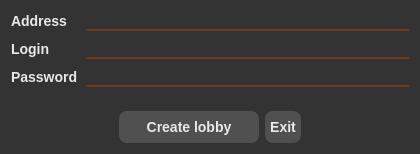
<?xml version="1.0" encoding="UTF-8"?>
<ui version="4.0">
 <class>DialogClients</class>
 <widget class="QDialog" name="DialogClients">
  <property name="geometry">
   <rect>
    <x>0</x>
    <y>0</y>
    <width>420</width>
    <height>154</height>
   </rect>
  </property>
  <property name="windowTitle">
   <string>Dialog</string>
  </property>
  <property name="styleSheet">
   <string notr="true">QMenu{
background-color:   rgb(50, 50, 50);
color: white;
font-family: &quot;Georgia&quot;;
font-weight: bold;
font-size: 14px;
}
QMenu::item:disabled{
background-color: rgb(147, 147, 147);
color: rgb(90, 90, 90);
}

QMenu::item:disabled:selected{
background-color:  rgb(147, 147, 147);
}



QMenu::item:selected  {
background-color: rgb(198, 66, 0);
}

QMenu::separator {
height: 0px;
}


#DialogClients{
background-color: rgb(51, 51, 51);
}

QPushButton{
background-color: rgb(80, 80, 80);
border-radius: 8px;
padding:8px  5px;
text-align: center;
font-family: &quot;Georgia&quot;;
font-weight: bold;
font-size: 14px;
color: rgb(232, 232, 232);
}

QPushButton:hover{
background-color: rgb(198, 66, 0);
}

QLabel{
text-align: center;
font-family: &quot;Georgia&quot;;
font-weight: bold;
font-size: 14px;
color: rgb(232, 232, 232);
}

QLineEdit{
background-color: rgb(51, 51, 51);
border:none;
border-bottom: 2px solid  rgba(198, 66, 0,100);
font-family: &quot;Georgia&quot;;
font-size: 14px;
color: rgb(232, 232, 232);
}

/*rgb(198, 66, 0);*/</string>
  </property>
  <layout class="QVBoxLayout" name="verticalLayout">
   <item>
    <widget class="QWidget" name="widget" native="true">
     <layout class="QFormLayout" name="formLayout">
      <property name="horizontalSpacing">
       <number>8</number>
      </property>
      <property name="verticalSpacing">
       <number>8</number>
      </property>
      <property name="leftMargin">
       <number>0</number>
      </property>
      <property name="topMargin">
       <number>0</number>
      </property>
      <property name="rightMargin">
       <number>0</number>
      </property>
      <property name="bottomMargin">
       <number>0</number>
      </property>
      <item row="0" column="0">
       <widget class="QLabel" name="label_3">
        <property name="locale">
         <locale language="English" country="UnitedStates"/>
        </property>
        <property name="text">
         <string>Address</string>
        </property>
       </widget>
      </item>
      <item row="0" column="1">
       <widget class="QLineEdit" name="IpAddressLine">
        <property name="toolTip">
         <string>&lt;html&gt;&lt;head/&gt;&lt;body&gt;&lt;p&gt;Enter ip-address user-host&lt;/p&gt;&lt;/body&gt;&lt;/html&gt;</string>
        </property>
       </widget>
      </item>
      <item row="1" column="1">
       <widget class="QLineEdit" name="LoginLine"/>
      </item>
      <item row="1" column="0">
       <widget class="QLabel" name="label">
        <property name="text">
         <string>Login</string>
        </property>
       </widget>
      </item>
      <item row="2" column="1">
       <widget class="QLineEdit" name="PasswordLine">
        <property name="echoMode">
         <enum>QLineEdit::Password</enum>
        </property>
       </widget>
      </item>
      <item row="2" column="0">
       <widget class="QLabel" name="label_2">
        <property name="text">
         <string>Password</string>
        </property>
       </widget>
      </item>
     </layout>
    </widget>
   </item>
   <item alignment="Qt::AlignHCenter|Qt::AlignBottom">
    <widget class="QWidget" name="widget_2" native="true">
     <layout class="QHBoxLayout" name="horizontalLayout_2">
      <property name="leftMargin">
       <number>0</number>
      </property>
      <property name="topMargin">
       <number>0</number>
      </property>
      <property name="rightMargin">
       <number>0</number>
      </property>
      <property name="bottomMargin">
       <number>0</number>
      </property>
      <item>
       <widget class="QPushButton" name="CreateLobby">
        <property name="minimumSize">
         <size>
          <width>140</width>
          <height>0</height>
         </size>
        </property>
        <property name="text">
         <string>Create lobby</string>
        </property>
       </widget>
      </item>
      <item>
       <widget class="QPushButton" name="ExitButton">
        <property name="text">
         <string>Exit</string>
        </property>
       </widget>
      </item>
     </layout>
    </widget>
   </item>
  </layout>
 </widget>
 <resources/>
 <connections/>
</ui>
